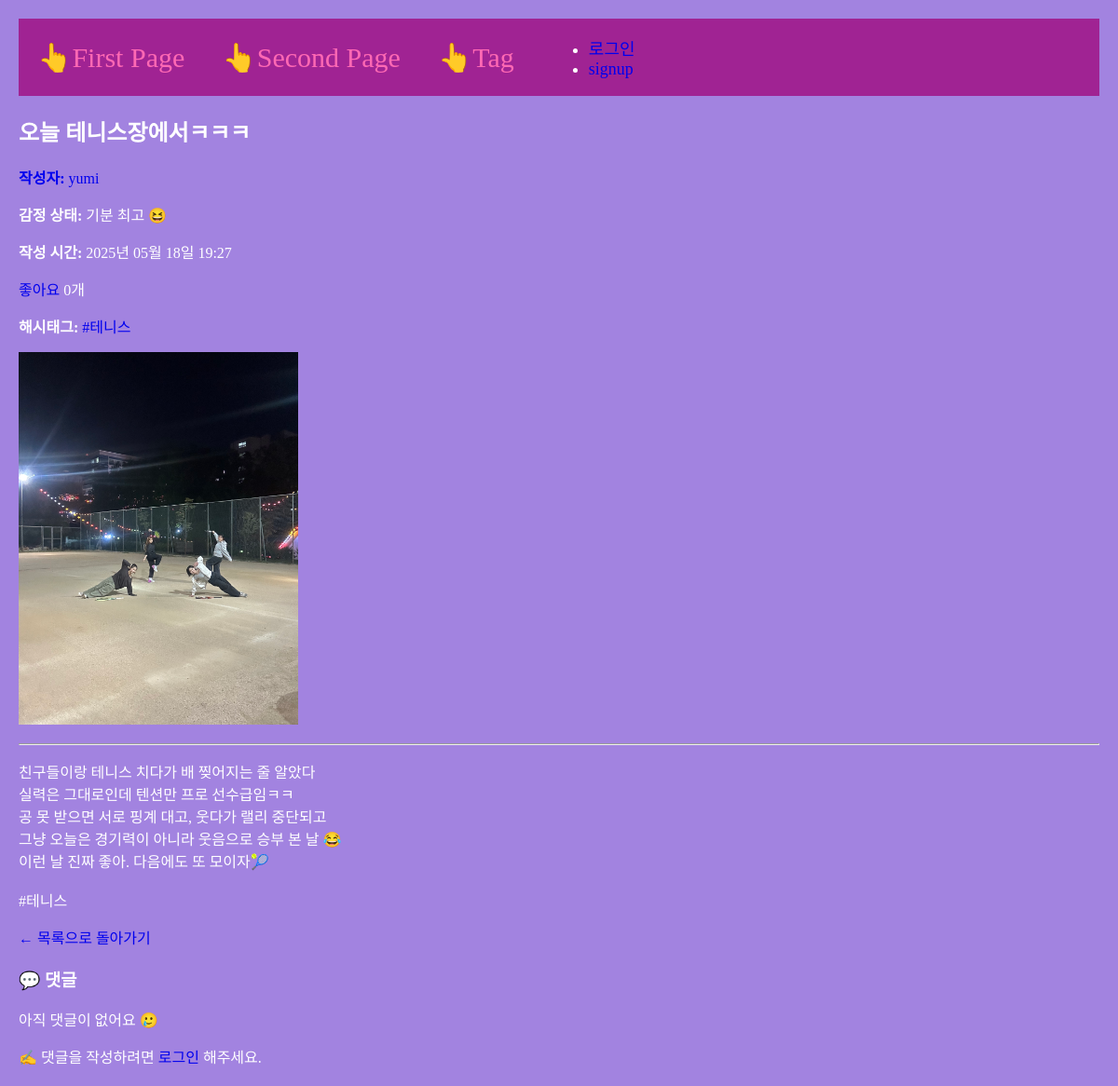
Page /detail/1/ on the committed database.
### main/models.py (models this page shows, shortened)
class Post(models.Model):
    author = models.ForeignKey(User, null=False, blank=False, on_delete=models.CASCADE)
    headline = models.CharField(max_length=100)
    mood = models.CharField(max_length=20, blank=True)
    photo = models.ImageField(upload_to="post/", blank=True, null=True)
    reflection = models.TextField()
    created_at = models.DateTimeField(auto_now_add=True)
    is_shared = models.BooleanField(default=True)
    tags = models.ManyToManyField('Tag', blank=True, related_name='posts')
    like=models.ManyToManyField(User, related_name='likes', blank=True)
    like_count=models.PositiveIntegerField(default=0)

class Tag(models.Model):
    name = models.CharField(max_length=30, null=False, blank=False)

### main/views.py (the view, shortened to what this page needs)
# urls.py: path('detail/<int:id>/', detail, name="detail"),
def detail(request, id):
    post = get_object_or_404(Post, pk=id)
    if request.method == 'GET':
        comments = Comment.objects.filter(post=post)
        return render(request, 'main/detail.html', {'post':post, 'comments': comments})

### main/templates/main/detail.html (shortened to what this page needs)
{% extends 'base.html' %}
{% load static %}
{% block content %}
<h2>{{ post.headline }}</h2>
<a href="{% url 'users:mypage' post.author.id %}"><strong>작성자:</strong> {{ post.author.username }}</a>
<p><strong>감정 상태:</strong> {{ post.mood }}</p>
<p><strong>작성 시간:</strong> {{ post.created_at|date:"Y년 m월 d일 H:i" }}</p>
<a href="{% url 'main:likes' post.id %}">
    {% if user in post.like.all %} 취소 {% else %} 좋아요 {% endif %}
</a>
{{post.like_count}}개
{% if post.tags.exists %}
<p><strong>해시태그:</strong>
    {% for tag in post.tags.all %}
        <a href="{% url 'main:tag-posts' tag.id %}">#{{ tag.name }}</a>{% if not forloop.last %}, {% endif %}
    {% endfor %}
</p>
{% endif %}
{% if post.photo %}
<p><img src="{{ post.photo.url }}" alt="첨부 이미지" width="300px"></p>
{% endif %}
<hr>
<p style="white-space: pre-wrap;">{{ post.reflection }}</p>
<a href="{% url 'main:secondpage' %}">← 목록으로 돌아가기</a>
<h3>💬 댓글</h3>
{% for comment in comments %}
<div style="border-top: 1px solid #ccc; padding: 10px 0;">
    <p><strong>{{ comment.writer.username }}</strong> | {{ comment.pub_date|date:"Y-m-d H:i" }}</p>
    <p>{{ comment.content }}</p>
    {% if user == comment.writer %}
    <form action="{% url 'main:comment_delete' comment.id %}" method="POST" style="display:inline;">
        {% csrf_token %}
        <button type="submit" onclick="return confirm('댓글을 삭제할까요?')">❌ 댓글 삭제하기</button>
    </form>
    {% endif %}
</div>
{% empty %}
<p>아직 댓글이 없어요 🥲</p>
{% endfor %}
{% if user.is_authenticated %}
<hr>
<form action="{% url 'main:detail' post.id %}" method="POST">
    {% csrf_token %}
    <textarea name="content" rows="3" cols="40" placeholder="댓글을 입력하세요" required></textarea><br>
    <button type="submit">댓글 작성</button>
</form>
{% else %}
<p>✍ 댓글을 작성하려면 <a href="{% url 'accounts:login' %}">로그인</a> 해주세요.</p>
{% endif %}
{% endblock %}

### project/templates/base.html (style rules this page uses)
a { text-decoration: none; }
.body-container { background-color: #a283e0; color: #fff; margin: 20px; }

### rows in the picture
Post: headline "오늘 테니스장에서ㅋㅋㅋ", author.username "yumi", mood "기분 최고 😆", created_at "2025년 05월 18일 19:27", like_count "0", photo (picture), reflection "친구들이랑 테니스 치다가 배 찢어지는 줄 알았다 실력은 그대로인데 텐션만 프로 선수급임ㅋㅋ 공 못 받으면 서로 핑계 대고, 웃다가 랠리 중단되고 그냥 오늘은 경기력이 아니라 웃음으로 승부 본 날 😂 이런 날 진짜 좋아. 다음에도 또 모이자🎾 #테니스"
Tag: name "테니스"
